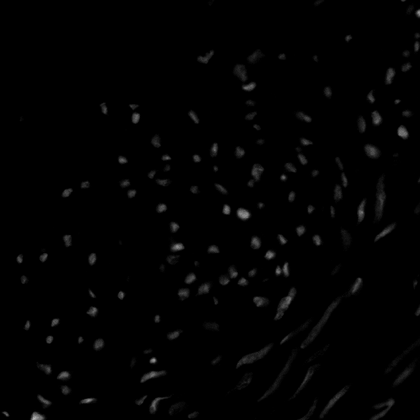
%> input picture Pratica 03/im_cells.png, 420 x 420 px, shrunk from 647 x 647 before the run
$ octave pratica3_hist_eq_implementacao.m   (GNU Octave 9; MATLAB toolbox functions it lacks are replaced by stand-ins)
%> lines starting %> are read from the running program, lines starting %| are printed output that depends on the picture
% C醠culo da equaliza玢o de histograma
img = imread('im_cells.png');
%> img is the input picture: size 420x420 uint8; min 0, max 183, mean 2.4
L = 255;
[M N] = size(img);
%> M = 420; N = 420
n = M*N;
%> n = 176400
hist_ = imhist(img);
%> hist_ = 256 values, max 157603 at index 1, min 0 at index 134, mean 689.1
Pr = hist_/sum(hist_);
%> Pr = 256 values, max 0.893 at index 1, min 0 at index 134, mean 0.00391
cdf = cumsum(Pr);
%> cdf = 256 values from 0.893 to 1
Tr = cdf .* L;
%> Tr = 256 values from 227.8 to 255
Sk = round(Tr);
%> Sk = 256 values from 228 to 255

eq_img = zeros(M,N);
for i = 1:M
    for j = 1:N
      eq_img(i,j) = Sk(img(i,j)+1);
    end
end
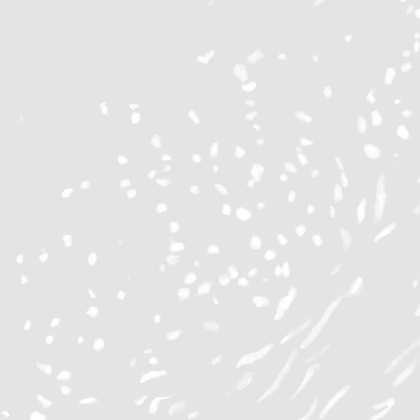
%> eq_img: size 420x420 double; min 228, max 255, mean 229.5

imshow(uint8(eq_img))
